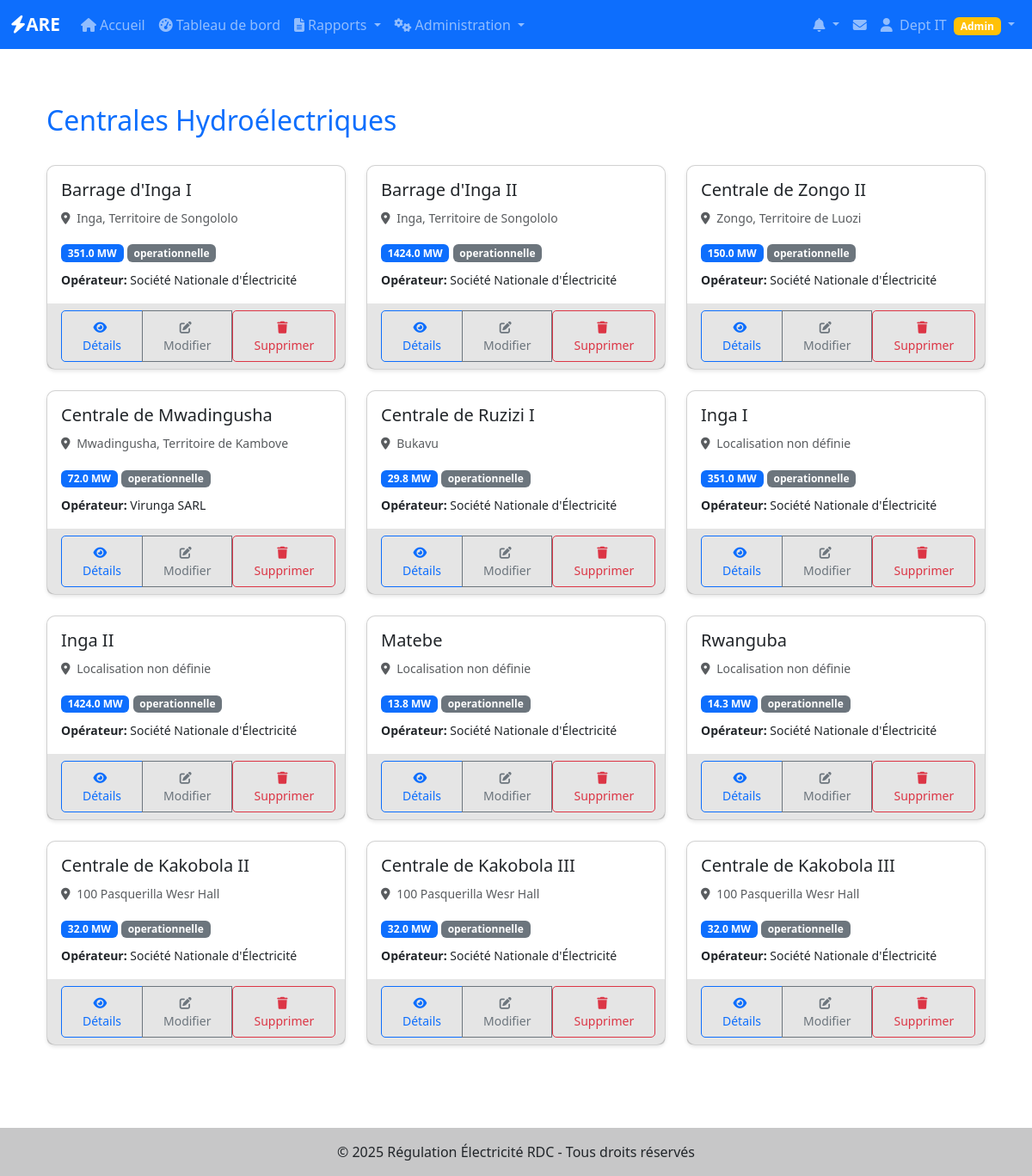
Screenshot of /production-hydro/centrales (signed in) with the database file from the repository.
### app/models/utilisateurs.py (models this page shows, shortened)
class User(UserMixin, BaseModel):
    __tablename__ = 'users'
    username = db.Column(db.String(80), unique=True, nullable=False, index=True)
    email = db.Column(db.String(120), unique=True, nullable=False, index=True)
    password_hash = db.Column(db.String(128), nullable=False)
    nom = db.Column(db.String(100))
    prenom = db.Column(db.String(100))
    role = db.Column(db.Enum('super_admin', 'admin_operateur', 'utilisateur_operateur'),
                    default='utilisateur_operateur', nullable=False)
    operateur_id = db.Column(db.Integer, db.ForeignKey('operateurs.id'), nullable=True)
    is_active = db.Column(db.Boolean, default=True, nullable=False)
    telephone = db.Column(db.String(20))
    derniere_connexion = db.Column(db.DateTime)
    operateur = db.relationship('Operateur', backref='users', lazy=True)
    def is_super_admin(self):
        return self.role == 'super_admin'
    def is_admin_operateur(self):
        return self.role == 'admin_operateur'
    def has_permission(self, permission):
        permissions = {
            'super_admin': ['create_operateur', 'edit_operateur', 'delete_operateur',
                           'create_user', 'edit_user', 'delete_user', 'view_all_reports'],
            'admin_operateur': ['edit_own_operateur', 'create_user_operateur',
                               'edit_user_operateur', 'view_own_reports', 'create_reports'],
            'utilisateur_operateur': ['view_own_reports', 'create_reports', 'edit_own_reports']
        }
        return permission in permissions.get(self.role, [])

### app/models/production_hydro.py (models this page shows, shortened)
class CentraleHydro(BaseModel):
    __tablename__ = 'centrales_hydro'
    operateur_id = Column(Integer, ForeignKey('operateurs.id'), nullable=False)
    nom = Column(String(200), nullable=False, index=True)
    code = Column(String(50), unique=True, nullable=False)
    localisation = Column(String(200))
    province = Column(String(100))
    cours_eau = Column(String(100))
    puissance_installee = Column(Float)  # MW
    puissance_disponible = Column(Float)  # MW
    hauteur_chute = Column(Float)  # mètres
    debit_equipement = Column(Float)  # m³/s
    type_centrale = Column(String(50))  # au fil de l'eau, réservoir, etc.
    latitude = Column(Float)  # Coordonnées GPS
    longitude = Column(Float)
    type_turbine = Column(String(50))  # Type principal de turbine
    type_barrage = Column(String(50))  # Type de barrage
    niveau_tension = Column(Float)  # Niveau de tension principal
    superficie_bassin = Column(Float)  # Superficie du bassin versant en km²
    volume_retenue = Column(Float)  # Volume de retenue en millions m³
    statut = Column(String(50), default='operationnelle')  # operationnelle, maintenance, arret
    description = Column(Text)  # Description générale
    nombre_groupes = Column(Integer, default=0)
    nombre_transformateurs = Column(Integer, default=0)
    tension_evacuation = Column(String(50))  # kV
    date_mise_service = Column(DateTime)
    date_derniere_revision = Column(DateTime)
    constructeur = Column(String(100))
    annee_construction = Column(Integer)
    observations = Column(Text)
    operateur = relationship("Operateur", back_populates="centrales_hydro")
    rapports = relationship("RapportHydro", back_populates="centrale", cascade="all, delete-orphan")
    groupes_production = relationship("GroupeProduction", back_populates="centrale", cascade="all, delete-orphan")
    transformateurs = relationship("TransformateurRapport", back_populates="centrale", cascade="all, delete-orphan")

### app/models/operateurs.py (models this page shows, shortened)
class Operateur(BaseModel):
    __tablename__ = 'operateurs'
    nom = db.Column(db.String(200), nullable=False, index=True)
    sigle = db.Column(db.String(50))
    type_operateur = db.Column(db.String(50))  # Production, Transport, Distribution
    adresse = db.Column(db.Text)
    ville = db.Column(db.String(100))
    province = db.Column(db.String(100))
    telephone = db.Column(db.String(20))
    email = db.Column(db.String(120))
    site_web = db.Column(db.String(200))
    numero_licence = db.Column(db.String(100), unique=True)
    date_licence = db.Column(db.Date)
    statut_licence = db.Column(db.String(20), default='active')  # active, suspendue, expirée
    capacite_installee = db.Column(db.Float)  # en MW
    zone_couverture = db.Column(db.Text)
    nombre_clients = db.Column(db.Integer)
    observations = db.Column(db.Text)
    centrales_hydro = db.relationship("CentraleHydro", back_populates="operateur", lazy=True)
    centrales_thermique = db.relationship("CentraleThermique", back_populates="operateur", lazy=True)
    centrales_solaire = db.relationship("CentraleSolaire", back_populates="operateur", lazy=True)
    lignes_transport = db.relationship("LigneTransport", back_populates="operateur", lazy=True)
    postes_transport = db.relationship("PosteTransport", back_populates="operateur", lazy=True)
    reseaux_distribution = db.relationship("ReseauDistribution", back_populates="operateur", lazy=True)

### app/production_hydro/routes_centrales.py (the view)
@production_hydro.route('/centrales')
@login_required
def centrales():
    centrales_list = CentraleHydro.query.filter_by(actif=True).all()
    return render_template('production_hydro/centrales_list.html',
                         title='Centrales Hydroélectriques',
                         centrales=centrales_list)

### app/templates/production_hydro/centrales_list.html (shortened to what this page needs)
{% extends "base.html" %}
{% block content %}
<div class="container mt-4">
    <div class="d-flex justify-content-between align-items-center mb-4">
        <h2 class="text-primary">{{ title }}</h2>
    </div>
    {% if centrales %}
    <div class="row">
        {% for centrale in centrales %}
        <div class="col-md-6 col-lg-4 mb-4">
            <div class="card h-100">
                <div class="card-body">
                    <h5 class="card-title">{{ centrale.nom }}</h5>
                    <p class="card-text">
                        <small class="text-muted">
                            <i class="fas fa-map-marker-alt me-1"></i>
                            {{ centrale.localisation or 'Localisation non définie' }}
                        </small>
                    </p>
                    <div class="mb-2">
                        <span class="badge bg-primary">{{ centrale.puissance_installee or 0 }} MW</span>
                        {% if centrale.statut == 'active' %}
                            <span class="badge bg-success">Actif</span>
                        {% elif centrale.statut == 'maintenance' %}
                            <span class="badge bg-warning">Maintenance</span>
                        {% elif centrale.statut == 'arret' %}
                            <span class="badge bg-danger">Arrêt</span>
                        {% else %}
                            <span class="badge bg-secondary">{{ centrale.statut or 'Inconnu' }}</span>
                        {% endif %}
                    </div>
                    <p class="card-text">
                        <small>
                            <strong>Opérateur:</strong> {{ centrale.operateur.nom if centrale.operateur else 'Non défini' }}
                        </small>
                    </p>
                </div>
                <div class="card-footer">
                    <div class="btn-group" role="group">
                        <a href="{{ url_for('production_hydro.detail_centrale', centrale_id=centrale.id) }}"
                           class="btn btn-outline-primary btn-sm">
                            <i class="fas fa-eye me-1"></i>Détails
                        </a>
                        {% if current_user.role in ['super_admin', 'admin_operateur'] %}
                        <a href="{{ url_for('production_hydro.modifier_centrale', centrale_id=centrale.id) }}"
                           class="btn btn-outline-secondary btn-sm">
                            <i class="fas fa-edit me-1"></i>Modifier
                        </a>
                        <form method="POST" action="{{ url_for('production_hydro.supprimer_centrale', centrale_id=centrale.id) }}"
                              style="display: inline;"
                              onsubmit="return confirm('Êtes-vous sûr de vouloir supprimer cette centrale ? Cette action est irréversible.');">
                            <button type="submit" class="btn btn-outline-danger btn-sm">
                                <i class="fas fa-trash me-1"></i>Supprimer
                            </button>
                        </form>
                        {% endif %}
                    </div>
                </div>
            </div>
        </div>
        {% endfor %}
    </div>
    {% endif %}
</div>
{% endblock %}

### app/templates/base.html (shortened to what this page needs)
<!DOCTYPE html>
<html lang="fr">
<head>
    <link href="https://cdn.jsdelivr.net/npm/bootstrap@5.3.0/dist/css/bootstrap.min.css" rel="stylesheet">
    <link rel="stylesheet" href="https://cdnjs.cloudflare.com/ajax/libs/font-awesome/6.4.0/css/all.min.css">
    <link rel="stylesheet" href="{{ url_for('static', filename='css/style.css') }}">
</head>
<body>
    <nav class="navbar navbar-expand-lg navbar-dark bg-primary">
        <div class="container-fluid">
            <a class="navbar-brand" href="{{ url_for('main.index') }}">
                <i class="fas fa-bolt"></i>ARE
            </a>
            <div class="collapse navbar-collapse" id="navbarNav">
                <ul class="navbar-nav me-auto">
                    <li class="nav-item">
                        <a class="nav-link" href="{{ url_for('main.index') }}">
                            <i class="fas fa-home me-1"></i>Accueil
                        </a>
                    </li>
                    {% if current_user.is_authenticated %}
                    <li class="nav-item">
                        <a class="nav-link" href="{{ url_for('are_dashboard.index') }}">
                            <i class="fas fa-tachometer-alt me-1"></i>Tableau de bord
                        </a>
                    </li>
                    <li class="nav-item dropdown">
                        <a class="nav-link dropdown-toggle" href="#" id="rapportsDropdown" role="button" data-bs-toggle="dropdown">
                            <i class="fas fa-file-alt me-1"></i>Rapports
                        </a>
                    </li>
                    {% if current_user.is_super_admin() or current_user.is_admin_operateur() %}
                    <li class="nav-item dropdown">
                        <a class="nav-link dropdown-toggle" href="#" id="adminDropdown" role="button" data-bs-toggle="dropdown">
                            <i class="fas fa-cogs me-1"></i>Administration
                        </a>
                    </li>
                    {% endif %}
                    {% endif %}
                </ul>
                <ul class="navbar-nav">
                    {% if current_user.is_authenticated %}
                    {% from 'components/notifications.html' import dropdown_notifications %}
                    {{ dropdown_notifications() }}
                    <li class="nav-item dropdown">
                        <a class="nav-link position-relative" href="{{ url_for('notifications.messages') }}" title="Messagerie">
                            <i class="fas fa-envelope"></i>
                        </a>
                    </li>
                    <li class="nav-item dropdown">
                        <a class="nav-link dropdown-toggle" href="#" id="userDropdown" role="button" data-bs-toggle="dropdown">
                            <i class="fas fa-user me-1"></i>
                            {{ current_user.prenom or current_user.username }}
                            {% if current_user.is_super_admin() %}
                                <span class="badge bg-danger ms-1">Super Admin</span>
                            {% elif current_user.is_admin_operateur() %}
                                <span class="badge bg-warning ms-1">Admin</span>
                            {% endif %}
                        </a>
                    </li>
                    {% endif %}
                </ul>
            </div>
        </div>
    </nav>
    <main class="container my-4">
        {% block content %}{% endblock %}
    </main>
    <footer class="bg-light text-center text-lg-start mt-5">
        <div class="text-center p-3" style="background-color: rgba(0, 0, 0, 0.2);">
            © 2025 Régulation Électricité RDC - Tous droits réservés
        </div>
    </footer>
</body>
</html>

### app/static/css/style.css (style rules this page uses)
:root { --primary-color: #0d6efd; --secondary-color: #6c757d; --success-color: #198754; --danger-color: #dc3545; --warning-color: #ffc107; --info-color: #0dcaf0; }
body { min-height: 100vh; display: flex; flex-direction: column; }
main { flex: 1; }
.navbar-brand { font-weight: bold; font-size: 1.3rem; }
.card { border-radius: 10px; box-shadow: 0 2px 4px rgba(0,0,0,0.1); transition: transform 0.2s; }
.btn { border-radius: 5px; padding: 0.5rem 1.5rem; }
footer { margin-top: auto; }
.card-footer { background-color: rgba(0, 0, 0, 0.1); border-top: none; }

### rows the page displays
User: prenom "Dept IT"
CentraleHydro: nom "Barrage d'Inga I", localisation "Inga, Territoire de Songololo", puissance_installee "351.0", statut "operationnelle", operateur "Société Nationale d'Électricité"
CentraleHydro: nom "Barrage d'Inga II", localisation "Inga, Territoire de Songololo", puissance_installee "1424.0", statut "operationnelle", operateur "Société Nationale d'Électricité"
CentraleHydro: nom "Centrale de Zongo II", localisation "Zongo, Territoire de Luozi", puissance_installee "150.0", statut "operationnelle", operateur "Société Nationale d'Électricité"
CentraleHydro: nom "Centrale de Mwadingusha", localisation "Mwadingusha, Territoire de Kambove", puissance_installee "72.0", statut "operationnelle", operateur "Virunga SARL"
CentraleHydro: nom "Centrale de Ruzizi I", localisation "Bukavu", puissance_installee "29.8", statut "operationnelle", operateur "Société Nationale d'Électricité"
CentraleHydro: nom "Inga I", localisation "Localisation non définie", puissance_installee "351.0", statut "operationnelle", operateur "Société Nationale d'Électricité"
CentraleHydro: nom "Inga II", localisation "Localisation non définie", puissance_installee "1424.0", statut "operationnelle", operateur "Société Nationale d'Électricité"
CentraleHydro: nom "Matebe", localisation "Localisation non définie", puissance_installee "13.8", statut "operationnelle", operateur "Société Nationale d'Électricité"
CentraleHydro: nom "Rwanguba", localisation "Localisation non définie", puissance_installee "14.3", statut "operationnelle", operateur "Société Nationale d'Électricité"
CentraleHydro: nom "Centrale de Kakobola II", localisation "100 Pasquerilla Wesr Hall", puissance_installee "32.0", statut "operationnelle", operateur "Société Nationale d'Électricité"
CentraleHydro: nom "Centrale de Kakobola III", localisation "100 Pasquerilla Wesr Hall", puissance_installee "32.0", statut "operationnelle", operateur "Société Nationale d'Électricité"
CentraleHydro: nom "Centrale de Kakobola III", localisation "100 Pasquerilla Wesr Hall", puissance_installee "32.0", statut "operationnelle", operateur "Société Nationale d'Électricité"

### other values shown
{{ title }} "Centrales Hydroélectriques"
